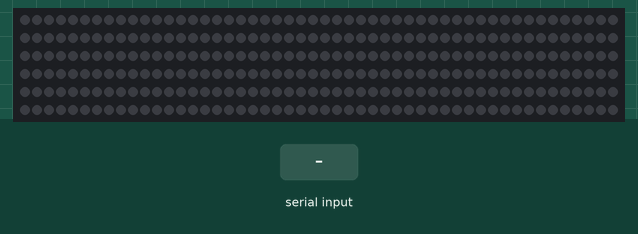
Simulated run of this sketch. Board: Arduino Uno, built with avr-gcc and run on an emulated ATmega328P. Parts: 300 RGB LEDs in strip order, left to right, continuing on the next row. The test bench sets the inputs (shaded band). Dim RGB values are drawn brighter than linear.

Above: at 1.2 s.
1.3 s: byte 120 received over Serial
At 1.47 s:
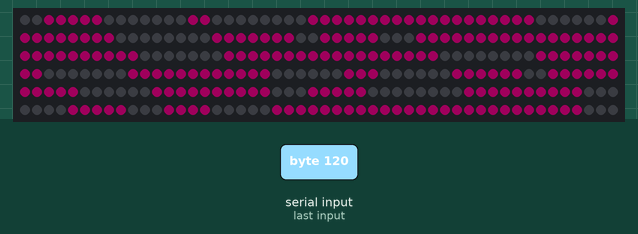
3.7 s: byte 30 received over Serial
At 3.93 s:
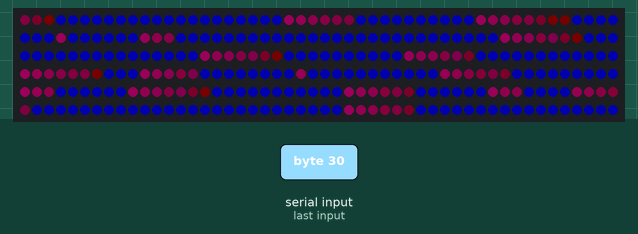
6.2 s: byte 90 received over Serial
At 6.39 s:
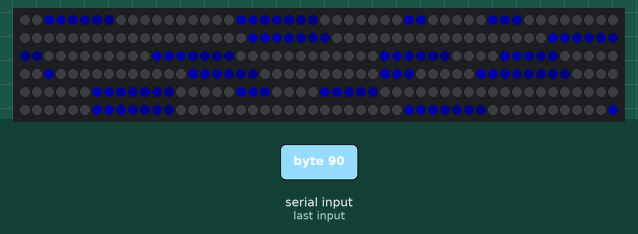
Timing chart, 0 to 9.2 s (numbered marks = the images above; inputs shaded):
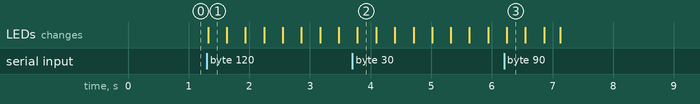

Measured:
- after the input at 1.3 s, the LEDs: change at once (image 1)
- after the input at 3.7 s, the LEDs: change after 0.08 s (image 2)
- after the input at 6.2 s, the LEDs: change at once (image 3)

The sketch:

Arduino_Led_Noise_2_Microfone.ino
```cpp
// Ir acrescentando as cores conforme intesidade, usar HSB

#include <FastLED.h>

#define NUM_LEDS 300
#define LED_PIN 7

CRGB leds[NUM_LEDS];

// int r_max = 100;
// int g_max = 100;
// int b_max = 100;

int brilho_max = 0;
int hue = 0;

int limiar = 120;


void setup() {
  FastLED.addLeds<WS2812B, LED_PIN, GRB>(leds, NUM_LEDS);
  FastLED.setBrightness(100);

  Serial.begin(9600);


}


void loop() {

  if (Serial.available() > 0) {
    int micIntensity = Serial.read();
    brilho_max = map(micIntensity, 0, 50, 20, 300);
    hue = map(micIntensity, 0, 30, 140, 160);
  }

  EVERY_N_MILLISECONDS(20) {
    fadeToBlackBy(leds, NUM_LEDS, 20);
  }

  uint16_t x = 0;
  int scale = 30;
  uint16_t t = millis() / 4;

  // R
  for (int i = 0; i < NUM_LEDS; i++) {
    uint8_t r_noise = inoise8(i * scale + x + t);
    if (r_noise > limiar) {
      // leds[i].r = brilho_max;
      // leds[i].g = brilho_max;
      // leds[i].b = brilho_max;
      leds[i] = CHSV( hue, 255, brilho_max);
    } else {
      // leds[i].r = 0;
    }
  }

  // // // G
  // x = 100;
  // for (int i = 0; i < NUM_LEDS; i++) {
  //   uint8_t r_noise = inoise8(i * scale + x + t, 5);
  //   if (r_noise > limiar) {
  //     leds[i].g = brilho_max;
  //   } else {
  //     // leds[i].g = 0;
  //   }
  // }

  // // // // B
  // x = 200;
  // for (int i = 0; i < NUM_LEDS; i++) {
  //   uint8_t r_noise = inoise8(i * scale + x + t, 10);
  //   if (r_noise > limiar) {
  //     leds[i].b = brilho_max;
  //   } else {
  //     // leds[i].b = 0;
  //   }
  // }

  FastLED.show();
}
```
